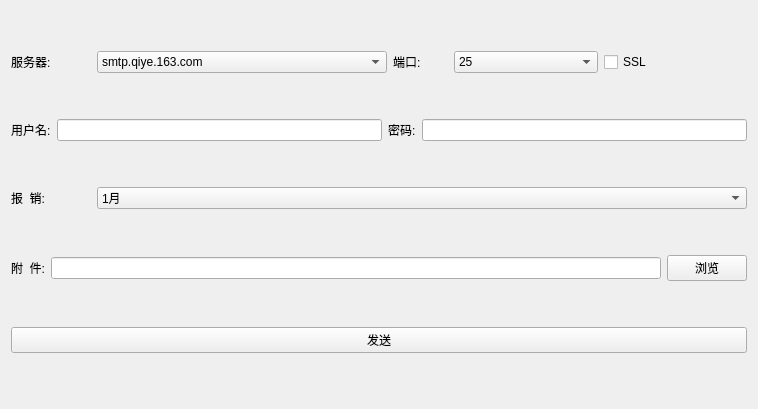
<?xml version="1.0" encoding="UTF-8"?>
<ui version="4.0">
 <class>frmMain</class>
 <widget class="QWidget" name="frmMain">
  <property name="geometry">
   <rect>
    <x>0</x>
    <y>0</y>
    <width>758</width>
    <height>409</height>
   </rect>
  </property>
  <property name="sizePolicy">
   <sizepolicy hsizetype="Preferred" vsizetype="Preferred">
    <horstretch>0</horstretch>
    <verstretch>0</verstretch>
   </sizepolicy>
  </property>
  <property name="windowTitle">
   <string>报销工具</string>
  </property>
  <property name="windowIcon">
   <iconset>
    <normaloff>../../delphi-workspace/mailsender/favicon.ico</normaloff>../../delphi-workspace/mailsender/favicon.ico</iconset>
  </property>
  <layout class="QVBoxLayout" name="verticalLayout">
   <item>
    <layout class="QHBoxLayout" name="horizontalLayout">
     <item>
      <widget class="QLabel" name="labServer">
       <property name="minimumSize">
        <size>
         <width>80</width>
         <height>0</height>
        </size>
       </property>
       <property name="maximumSize">
        <size>
         <width>80</width>
         <height>16777215</height>
        </size>
       </property>
       <property name="text">
        <string>服务器:</string>
       </property>
      </widget>
     </item>
     <item>
      <widget class="QComboBox" name="cboxServer">
       <property name="minimumSize">
        <size>
         <width>290</width>
         <height>0</height>
        </size>
       </property>
       <property name="maximumSize">
        <size>
         <width>290</width>
         <height>16777215</height>
        </size>
       </property>
       <item>
        <property name="text">
         <string>smtp.qiye.163.com</string>
        </property>
       </item>
      </widget>
     </item>
     <item>
      <widget class="QLabel" name="labPort">
       <property name="minimumSize">
        <size>
         <width>55</width>
         <height>0</height>
        </size>
       </property>
       <property name="maximumSize">
        <size>
         <width>55</width>
         <height>16777215</height>
        </size>
       </property>
       <property name="text">
        <string>端口:</string>
       </property>
      </widget>
     </item>
     <item>
      <widget class="QComboBox" name="cboxPort">
       <item>
        <property name="text">
         <string>25</string>
        </property>
       </item>
      </widget>
     </item>
     <item>
      <widget class="QCheckBox" name="ckSSL">
       <property name="text">
        <string>SSL</string>
       </property>
      </widget>
     </item>
    </layout>
   </item>
   <item>
    <layout class="QHBoxLayout" name="horizontalLayout_7">
     <item>
      <widget class="QLabel" name="labSender">
       <property name="text">
        <string>用户名:</string>
       </property>
      </widget>
     </item>
     <item>
      <widget class="QLineEdit" name="txtSender">
       <property name="text">
        <string/>
       </property>
      </widget>
     </item>
     <item>
      <widget class="QLabel" name="labSenderPwd">
       <property name="text">
        <string>密码:</string>
       </property>
      </widget>
     </item>
     <item>
      <widget class="QLineEdit" name="txtSenderPwd">
       <property name="text">
        <string/>
       </property>
       <property name="echoMode">
        <enum>QLineEdit::Password</enum>
       </property>
      </widget>
     </item>
    </layout>
   </item>
   <item>
    <layout class="QHBoxLayout" name="horizontalLayout_2">
     <item>
      <widget class="QLabel" name="label">
       <property name="enabled">
        <bool>true</bool>
       </property>
       <property name="sizePolicy">
        <sizepolicy hsizetype="Preferred" vsizetype="Preferred">
         <horstretch>0</horstretch>
         <verstretch>0</verstretch>
        </sizepolicy>
       </property>
       <property name="minimumSize">
        <size>
         <width>80</width>
         <height>0</height>
        </size>
       </property>
       <property name="maximumSize">
        <size>
         <width>80</width>
         <height>60</height>
        </size>
       </property>
       <property name="frameShape">
        <enum>QFrame::NoFrame</enum>
       </property>
       <property name="lineWidth">
        <number>1</number>
       </property>
       <property name="midLineWidth">
        <number>0</number>
       </property>
       <property name="text">
        <string>报  销:</string>
       </property>
       <property name="textFormat">
        <enum>Qt::AutoText</enum>
       </property>
       <property name="margin">
        <number>0</number>
       </property>
      </widget>
     </item>
     <item>
      <widget class="QComboBox" name="month">
       <item>
        <property name="text">
         <string>1月</string>
        </property>
       </item>
       <item>
        <property name="text">
         <string>2月</string>
        </property>
       </item>
       <item>
        <property name="text">
         <string>3月</string>
        </property>
       </item>
       <item>
        <property name="text">
         <string>4月</string>
        </property>
       </item>
       <item>
        <property name="text">
         <string>5月</string>
        </property>
       </item>
       <item>
        <property name="text">
         <string>6月</string>
        </property>
       </item>
       <item>
        <property name="text">
         <string>7月</string>
        </property>
       </item>
       <item>
        <property name="text">
         <string>8月</string>
        </property>
       </item>
       <item>
        <property name="text">
         <string>9月</string>
        </property>
       </item>
       <item>
        <property name="text">
         <string>10月</string>
        </property>
       </item>
       <item>
        <property name="text">
         <string>11月</string>
        </property>
       </item>
       <item>
        <property name="text">
         <string>12月</string>
        </property>
       </item>
      </widget>
     </item>
    </layout>
   </item>
   <item>
    <layout class="QHBoxLayout" name="horizontalLayout_5">
     <item>
      <widget class="QLabel" name="labAtta">
       <property name="text">
        <string>附  件:</string>
       </property>
      </widget>
     </item>
     <item>
      <widget class="QLineEdit" name="txtAtta"/>
     </item>
     <item>
      <widget class="QPushButton" name="btnSelect">
       <property name="cursor">
        <cursorShape>PointingHandCursor</cursorShape>
       </property>
       <property name="text">
        <string>浏览</string>
       </property>
      </widget>
     </item>
    </layout>
   </item>
   <item>
    <layout class="QHBoxLayout" name="horizontalLayout_4">
     <item>
      <widget class="QPushButton" name="btnSend">
       <property name="cursor">
        <cursorShape>PointingHandCursor</cursorShape>
       </property>
       <property name="text">
        <string>发送</string>
       </property>
      </widget>
     </item>
    </layout>
   </item>
  </layout>
 </widget>
 <layoutdefault spacing="6" margin="11"/>
 <resources/>
 <connections/>
</ui>
